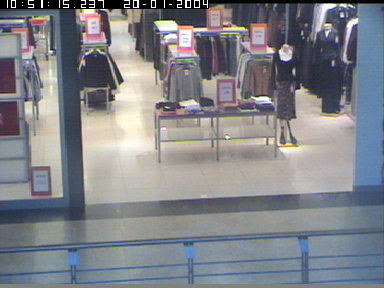
#> input picture frames/WalkByShop1front0004.jpg, 384 x 288 px
$ python main.py --input-dir ../frames --pattern ../frames/WalkByShop1front0004.jpg
#> lines starting #> are read from the running program, lines starting #| are printed output that depends on the picture
### src/mask_generatror/mask_processor.py
import cv2
from cv2.gapi import mask
import numpy as np
from typing import Tuple

class MaskProcessor:
    def __init__(self,
                 gaussian_blur_kernel: Tuple[int, int] = (5, 5),
                 morphology_kernel_size: int = 5,
                 min_contour_area: int = 500,
                 skip_area_filtering: bool = False,
                 use_gentle_cleaning: bool = False,
                 fill_person_gaps: bool = False):

#> in main, frame is the input picture: shape (288, 384, 3); mean B, G, R 136.6, 131.3, 129.1
        self.gaussian_blur_kernel = gaussian_blur_kernel
        self.morphologyKernel = cv2.getStructuringElement(cv2.MORPH_ELLIPSE, (morphology_kernel_size, morphology_kernel_size))
        self.min_contour_area = min_contour_area
        self.skip_area_filtering = skip_area_filtering
        self.use_gentle_cleaning = use_gentle_cleaning
        self.fill_person_gaps = fill_person_gaps

    def apply_preprocessing(self, frame: np.ndarray) -> np.ndarray:

        frame = cv2.medianBlur(frame, 5)
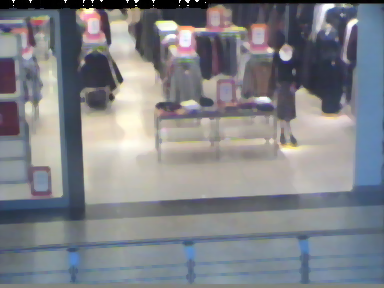
#> frame: shape (288, 384, 3); mean of channels 0, 1, 2 136.1, 130.9, 128.7; drawn as B, G, R
#> in get_foreground_mask, `return self.bg_subtractor.apply(frame)`: returned value: shape (288, 384); every value is 0
        #apply gaussian blur to reduce noise
        blurred = cv2.GaussianBlur(frame, self.gaussian_blur_kernel, 0)

        return blurred

    def clean_mask(self, mask: np.ndarray) -> np.ndarray:
        # Ensure mask is binary
        if mask.dtype != np.uint8:
            mask = mask.astype(np.uint8)

        #initial round of noise removal
        cleaned = cv2.morphologyEx(mask, cv2.MORPH_OPEN, self.morphologyKernel)

        #fill holes that would have resulted from the above operation
        cleaned = cv2.morphologyEx(cleaned, cv2.MORPH_CLOSE, self.morphologyKernel)

        return cleaned
    # [13 lines left out: function clean_mask_gentle, not called in this run]

    def filter_by_area(self, mask: np.ndarray) -> np.ndarray:
        if self.skip_area_filtering:
            return mask

        #find contours
        contours, _ = cv2.findContours(mask, cv2.RETR_EXTERNAL, cv2.CHAIN_APPROX_SIMPLE)
#> contours = []

        #create a new mask with only large contours
        filtered_mask = np.zeros_like(mask);

        for contour in contours:
            #if these are contours we want, fill them in
            if cv2.contourArea(contour) >= self.min_contour_area:
                cv2.fillPoly(filtered_mask, [contour], 255)
#> this loop made 0 passes

        return filtered_mask

    def fill_gaps_in_person(self, mask: np.ndarray) -> np.ndarray:
        if not self.fill_person_gaps:
            return mask

        contours, _ = cv2.findContours(mask, cv2.RETR_EXTERNAL, cv2.CHAIN_APPROX_SIMPLE)
        if not contours:
            return mask

        #work with the largest contour in the image basically assuming this is a person
        largest_contour = max(contours, key=cv2.contourArea)

        # get bounding box
        x, y, w, h = cv2.boundingRect(largest_contour)

        #dialate within the bounding box
        roi_mask = mask[y:y+h, x:x+w]

        #apply the closing operation
        kernel = cv2.getStructuringElement(cv2.MORPH_ELLIPSE, (10, 10))
        filled_roi = cv2.morphologyEx(roi_mask, cv2.MORPH_CLOSE, kernel)

        #put back into full mask
        result_mask = mask.copy()
        result_mask[y:y+h, x:x+w] = filled_roi

        return result_mask

### src/mask_generatror/gaussian_mixture_subtractor.py
import cv2
import numpy as np
from .background_subtractor import backgroundSubtractor


class GaussianMixtureSubtractor(backgroundSubtractor):

    def __init__(self, history: int = 500, var_threshold: float = 16.0, detect_shadows: bool = True):
        self.initialized = False

        self.bg_subtractor = cv2.createBackgroundSubtractorMOG2(
            history = history,
            varThreshold=var_threshold,
            detectShadows = detect_shadows
        )

    def initialize(self, frame: np.ndarray) -> None:
        self.bg_subtractor.apply(frame)
        self.initialized = True

    def update_background(self, frame: np.ndarray) -> None:
        if not self.initialized:
            self.initialize(frame)
        else:
            pass

    def get_foreground_mask(self, frame: np.ndarray) -> np.ndarray:
        return self.bg_subtractor.apply(frame)

### src/bounding_box/bounding_box_tracker.py
import cv2
import numpy as np
from typing import List, Tuple, Optional
from dataclasses import dataclass

#data struct to represent the bounding box
@dataclass
class BoundingBox:
    x: int
    y: int
    width: int
    height: int
    frame_number: int
    confidence: float = 1.0

    @property
    def center(self) -> Tuple[int, int]:
        return (self.x + self.width // 2, self.y + self.height // 2)

    @property
    def area(self) -> int:
        return self.width * self.height

    def get_rect(self) -> Tuple[int, int, int, int]:
        return (self.x, self.y, self.width, self.height)

class BoundingBoxTracker:
    def __init__(self,
                 min_contour_area: int = 500,
                 max_distance_threshold: float = 50.0,
                 min_consecutive_frames: int = 30,
                 padding: int = 10):
        self.min_contour_area = min_contour_area
        self.max_distance_threshold = max_distance_threshold
        self.min_consecutive_frames = min_consecutive_frames
        self.padding = padding

        self.current_tracks: List[List[BoundingBox]] = []
        self.completed_tracks: List[List[BoundingBox]] = []
        self.frame_count = 0

    def extract_bounding_boxes_from_mask(self, mask: np.ndarray) -> List[BoundingBox]:
        contours, _ = cv2.findContours(mask, cv2.RETR_EXTERNAL, cv2.CHAIN_APPROX_SIMPLE)
#> contours = []

        boxes = []
        for contour in contours:
            if cv2.contourArea(contour) >= self.min_contour_area:
                x, y, w, h = cv2.boundingRect(contour)

                height, width = mask.shape
                x = max(0, x - self.padding)
                y = max(0, y - self.padding)
                w = min(width - x, w + 2 * self.padding)
                h = min(height - y, h + 2 * self.padding)

                box = BoundingBox(x, y, w, h, self.frame_count)
                boxes.append(box)
#> after the loop, boxes = []

        return boxes

    # [4 lines left out: function calculated_distance, not called in this run]

    def match_boxes_to_tracks(self, new_boxes: List[BoundingBox]) -> List[Tuple[int, int]]:
        matches = []

        if not self.current_tracks or not new_boxes:
            return matches

        distances = []
        for track_idx, track in enumerate(self.current_tracks):
            last_box = track[-1]
            for box_idx , new_box in enumerate(new_boxes):
                distance = self.calculated_distance(last_box, new_box)
                distances.append((distance, track_idx, box_idx))

        #greedy sort
        distances.sort()
        used_tracks = set()
        used_boxes = set()

        for distance, track_idx, box_idx in distances:
            if (distance <= self.max_distance_threshold and
                track_idx  not in used_tracks and
                box_idx not in used_boxes):

                matches.append((track_idx, box_idx))
                used_tracks.add(track_idx)
                used_boxes.add(box_idx)

        return matches

    def get_track_path(self, track: List[BoundingBox]) -> List[Tuple[int, int]]:
        return [box.center for box in track]

    def draw_track_paths(self, frame: np.ndarray,
                         tracks: Optional[List[List[BoundingBox]]] = None,
                         path_color: Tuple[int, int, int] = (0,0,255),
                         path_thickness: int = 2,
                         show_start_end: bool = True) -> np.ndarray:
        if tracks is None:
            tracks = self.get_valid_tracks()

        result = frame.copy()

        for track_idx, track in enumerate(tracks):
            if len(track) >= self.min_consecutive_frames:
                path = self.get_track_path(track)

                for i in range (1, len(path)):
                    cv2.line(result, path[i-1], path[i], path_color, path_thickness)

                if show_start_end and len(path) > 1:
                    cv2.circle(result, path[0], 8, (0, 255, 0), -1)
                    cv2.circle(result, path[-1], 8, (255, 0, 0), -1)

                    label = f"Track {track_idx+1} ({len(track)} frames)"
                    cv2.putText(result, label, (path[0][0] + 10, path[0][1] - 10),
                            cv2.FONT_HERSHEY_SIMPLEX, 0.5, (255, 255, 255), 1)
        return result


    def update_tracks(self, mask: np.ndarray) -> None:
        self.frame_count += 1
        new_boxes = self.extract_bounding_boxes_from_mask(mask)
#> new_boxes = []

        matches = self.match_boxes_to_tracks(new_boxes)
#> matches = []

        matched_tracks = set()
        matched_boxes = set()

        for track_idx, box_idx in matches:
            self.current_tracks[track_idx].append(new_boxes[box_idx])
            matched_tracks.add(track_idx)
            matched_boxes.add(box_idx)
#> after the loop, matched_boxes = 0 items; matched_tracks = 0 items

        #move unmatched tracks to completed if they are long enough
        remaining_tracks = []
        for i, track in enumerate(self.current_tracks):
            if i not in matched_tracks:
                if len(track) >= self.min_consecutive_frames:
                    self.completed_tracks.append(track)
            else:
                remaining_tracks.append(track)
#> after the loop, remaining_tracks = []; self.completed_tracks = []

        #start new tracks for unmatched boxes
        for i, box in enumerate(new_boxes):
            if i not in matched_boxes:
                remaining_tracks.append([box])

        self.current_tracks = remaining_tracks
#> self.current_tracks = []

    def finalize_tracking(self) -> None:
        for track in self.current_tracks:
            if len(track) >= self.min_consecutive_frames:
                self.completed_tracks.append(track)
        self.current_tracks.clear()

    def get_valid_tracks(self) -> List[List[BoundingBox]]:
        valid_tracks = []

        valid_tracks.extend(self.completed_tracks)

        for track in self.current_tracks:
            if len(track) >= self.min_consecutive_frames:
                valid_tracks.append(track)

        return valid_tracks

    def get_current_bounding_boxes(self) -> List[BoundingBox]:
        current_boxes = []
        for track in self.current_tracks:
            if track and track[-1].frame_number == self.frame_count:
                current_boxes.append(track[-1])
#> after the loop, current_boxes = []
        return current_boxes

    def draw_bounding_boxes(self, frame: np.ndarray,
                            boxes: Optional[List[BoundingBox]] = None,
                            color: Tuple[int, int, int] = (0,255,0),
                            thickness: int = 2) -> np.ndarray:
        if boxes is None:
            boxes = self.get_current_bounding_boxes()
#> boxes = []

        result = frame.copy()
        for box in boxes:
            # the actual box
            cv2.rectangle(result, (box.x, box.y),
                          (box.x + box.width, box.y + box.height),
                          color, thickness)

            #add frame count label
            label = f"Frame {box.frame_number}"
            cv2.putText(result, label, (box.x, box.y - 10),
                        cv2.FONT_HERSHEY_SIMPLEX, 0.5, color, 1)

        # completed frame
        return result

    def draw_combined_visualization(self, frame: np.ndarray) -> np.ndarray:
        result = self.draw_track_paths(frame)

        result = self.draw_bounding_boxes(result)

        return result

    # [24 lines left out: functions get_statistics, reset, not called in this run]

### src/mask_generatror/motion_detector.py
import numpy as np
from typing import Optional, List
from .enums import BackgroundModelType
from .running_average_subtractor import runningAverageSubtractor
from .gaussian_mixture_subtractor import GaussianMixtureSubtractor
from .mask_processor import MaskProcessor
from .median_filter import MedianFilterSubtractor

class MotionDetector:

    def __init__(self,
                 background_model_type: BackgroundModelType = BackgroundModelType.RUNNING_AVERAGE,
                 subtractor_params: Optional[dict] = None,
                 processor_params: Optional[dict] = None):
        subtractor_params = subtractor_params or {}
        if background_model_type == BackgroundModelType.RUNNING_AVERAGE:
            self.bg_subtractor = runningAverageSubtractor(**subtractor_params)
        elif background_model_type == BackgroundModelType.GAUSSIAN_MIXTURE:
            print("running gaussian .....")
            self.bg_subtractor = GaussianMixtureSubtractor(**subtractor_params)
        elif background_model_type == BackgroundModelType.MEDIAN_FILTER:
            self.bg_subtractor = MedianFilterSubtractor(**subtractor_params)
        else:
            raise ValueError(f"Unsupported background model type {background_model_type}")

        processor_params = processor_params or {}
        self.mask_processor = MaskProcessor(**processor_params)

        self.masks = []
        self.frame_count = 0

    def process_frame(self, frame: np.ndarray) -> np.ndarray:
        self.frame_count += 1

        #start our preprocessing
        processed_frame = self.mask_processor.apply_preprocessing(frame)

        #update background model
        self.bg_subtractor.update_background(processed_frame)

        #get foreground mask
        raw_mask = self.bg_subtractor.get_foreground_mask(processed_frame)

        #clean up mask
        cleaned_mask = self.mask_processor.clean_mask(raw_mask)

        #Filter by area
        area_filtered_mask = self.mask_processor.filter_by_area(cleaned_mask)

        #fill gaps if chosen
        final_mask = self.mask_processor.fill_gaps_in_person(area_filtered_mask)

        #Store the mask
        self.masks.append(final_mask.copy())

        return final_mask

    def get_masks(self) -> List[np.ndarray]:
        return self.masks

    def get_frame_count(self) -> int:
        return self.frame_count

    def reset(self) -> None:
        self.masks.clear()
        self.frame_count = 0

### src/main.py
import cv2
import os
import glob
import argparse
from mask_generatror import MotionDetector, BackgroundModelType
from bounding_box import BoundingBoxTracker, BoundingBox

# [21 lines left out: functions save_masks, save_bounding_box_frames, save_path_frames, not called in this run]

def main():
    parser = argparse.ArgumentParser(description='Motion Detection and Tracking')

    # Basic arguments
    parser.add_argument('--input-dir', required=True, help='Directory containing images')
    parser.add_argument('--pattern', default='*.jpg', help='Image file pattern (e.g., "*.jpg", "*.png")')
    parser.add_argument('--output', help='where to save the output')
    parser.add_argument('--model', default='gaussian_mixture',
                       choices=['running_average', 'gaussian_mixture', 'median_filter'],
                       help='Background model type')
    parser.add_argument('--display', action='store_true', help='Display results in real-time')
    parser.add_argument('--min-consecutive-frames', type=int, default=30,
                        help='Minimum consecutive frames for valid tracking')
    parser.add_argument('--save-bbox-frames', action='store_true',
                        help='Save frames with bounding boxes drawn')

    # Running Average Subtractor parameters
    parser.add_argument('--learning-rate', type=float, default=0.005,
                        help='Learning rate for running average (default: 0.005)')
    parser.add_argument('--ra-threshold', type=float, default=40.0,
                        help='Threshold for running average subtractor (default: 40.0)')

    # Gaussian Mixture Subtractor parameters
    parser.add_argument('--history', type=int, default=700,
                        help='History length for Gaussian Mixture Model (default: 700)')
    parser.add_argument('--var-threshold', type=float, default=75.0,
                        help='Variance threshold for Gaussian Mixture Model (default: 75.0)')
    parser.add_argument('--detect-shadows', action='store_true', default=True,
                        help='Enable shadow detection for Gaussian Mixture Model')
    parser.add_argument('--no-detect-shadows', dest='detect_shadows', action='store_false',
                        help='Disable shadow detection for Gaussian Mixture Model')

    # Median Filter Subtractor parameters
    parser.add_argument('--buffer-size', type=int, default=20,
                        help='Buffer size for median filter (default: 20)')
    parser.add_argument('--mf-threshold', type=float, default=40.0,
                        help='Threshold for median filter subtractor (default: 40.0)')

    # Mask Processor parameters
    parser.add_argument('--gaussian-blur-kernel', type=int, nargs=2, default=[1, 1],
                        help='Gaussian blur kernel size (width height) (default: 1 1)')
    parser.add_argument('--morphology-kernel-size', type=int, default=1,
                        help='Morphology kernel size (default: 1)')
    parser.add_argument('--min-contour-area', type=int, default=1000,
                        help='Minimum contour area for filtering (default: 1000)')
    parser.add_argument('--skip-area-filtering', action='store_true',
                        help='Skip area filtering in mask processing')
    parser.add_argument('--use-gentle-cleaning', action='store_true',
                        help='Use gentle cleaning for mask processing')
    parser.add_argument('--fill-person-gaps', action='store_true',
                        help='Fill gaps in person detection')

    # Bounding Box Tracker parameters
    parser.add_argument('--max-distance-threshold', type=float, default=75.0,
                        help='Maximum distance threshold for tracking (default: 75.0)')
    parser.add_argument('--bbox-padding', type=int, default=10,
                        help='Padding for bounding boxes (default: 10)')

    args = parser.parse_args()

    model_map = {
        'running_average': BackgroundModelType.RUNNING_AVERAGE,
        'gaussian_mixture': BackgroundModelType.GAUSSIAN_MIXTURE,
        'median_filter': BackgroundModelType.MEDIAN_FILTER
    }

    image_pattern = os.path.join(args.input_dir, args.pattern)
    image_files = sorted(glob.glob(image_pattern))

    if not image_files:
        print(f"Error, no images found in {args.input_dir} matching {args.pattern}")
        return

    # Build subtractor and processor parameters based on model type
    if args.model == 'running_average':
        print("Running average across pixel width")
        subtractor_params = {
            'learning_rate': args.learning_rate,
            'threshold': args.ra_threshold
        }
        processor_params = {
            'gaussian_blur_kernel': tuple(args.gaussian_blur_kernel),
            'morphology_kernel_size': args.morphology_kernel_size,
            'min_contour_area': args.min_contour_area,
            'skip_area_filtering': args.skip_area_filtering,
            'use_gentle_cleaning': args.use_gentle_cleaning,
            'fill_person_gaps': args.fill_person_gaps
        }
    elif args.model == 'gaussian_mixture':
        print("Using Gaussian Mixture Model")
        subtractor_params = {
            'history': args.history,
            'var_threshold': args.var_threshold,
            'detect_shadows': args.detect_shadows
        }
        processor_params = {
            'gaussian_blur_kernel': tuple(args.gaussian_blur_kernel),
            'morphology_kernel_size': args.morphology_kernel_size,
            'min_contour_area': args.min_contour_area,
            'skip_area_filtering': args.skip_area_filtering,
            'use_gentle_cleaning': args.use_gentle_cleaning,
            'fill_person_gaps': args.fill_person_gaps
        }
    elif args.model == 'median_filter':
        print("Using Median Filter background subtraction")
        subtractor_params = {
            'buffer_size': args.buffer_size,
            'threshold': args.mf_threshold
        }
        processor_params = {
            'gaussian_blur_kernel': tuple(args.gaussian_blur_kernel),
            'morphology_kernel_size': args.morphology_kernel_size,
            'min_contour_area': args.min_contour_area,
            'skip_area_filtering': args.skip_area_filtering,
            'use_gentle_cleaning': args.use_gentle_cleaning,
            'fill_person_gaps': args.fill_person_gaps
        }

    # Initialize motion detector with parameters from command line
    detector = MotionDetector(
        background_model_type=model_map[args.model],
        subtractor_params=subtractor_params,
        processor_params=processor_params
    )
    #init bounding box tracker
    bbox_tracker = BoundingBoxTracker(
                min_contour_area=detector.mask_processor.min_contour_area,
                max_distance_threshold = 75.0,
                min_consecutive_frames=args.min_consecutive_frames,
                padding = 10
    )

    masks = []
    frames_with_boxes = []
    frames_with_paths = []
    frame_count = 0

    for image_path in image_files:
        #load the image
        frame = cv2.imread(image_path)
        if frame is None:
            print(f"Warning could not load {image_path}")
            continue

        #generate the mask
        mask = detector.process_frame(frame)
        masks.append(mask)

        #update the bounding box tracker and store the drawn frames
        bbox_tracker.update_tracks(mask)
        frame_with_boxes = bbox_tracker.draw_bounding_boxes(frame)
        frame_with_paths = bbox_tracker.draw_combined_visualization(frame)
        frames_with_boxes.append(frame_with_boxes)
        frames_with_paths.append(frame_with_paths)


        frame_count += 1
        if frame_count % 10 == 0:
            print(f"Processed {frame_count}/{len(image_files)} images")

        #display results (optional)
        if args.display:
            cv2.imshow('Original Image', frame)
            cv2.imshow('Generated Mask', mask)
            cv2.imshow('bounding boxes', frame_with_boxes)
            cv2.imshow('Paths & tracking', frame_with_paths)

            #quit out key
            if cv2.waitKey(30) & 0xFF == ord('q'): #30ms delay between frames
                break

    print("finalize tracking...")
    bbox_tracker.finalize_tracking()

    if args.display:
        cv2.destroyAllWindows()

    #save output
    if args.output:
        masks_output_dir = os.path.join(args.output, 'masks')
        save_masks(detector.get_masks(), masks_output_dir)
        if args.save_bbox_frames:
            bbox_output_dir = os.path.join(args.output, 'bounding_boxes')
            save_bounding_box_frames(frames_with_boxes, bbox_output_dir)
            print("saving paths.....")
            paths_output_dir = os.path.join(args.output, 'paths')
            save_path_frames(frames_with_paths, paths_output_dir)

    print(f"\nProcessing complete!")
    print(f"Total frames processed: {detector.get_frame_count()}")
    print(f"Masks generated: {len(detector.get_masks())}")
#> (the run stopped early here; a loop or call above may not have finished)
